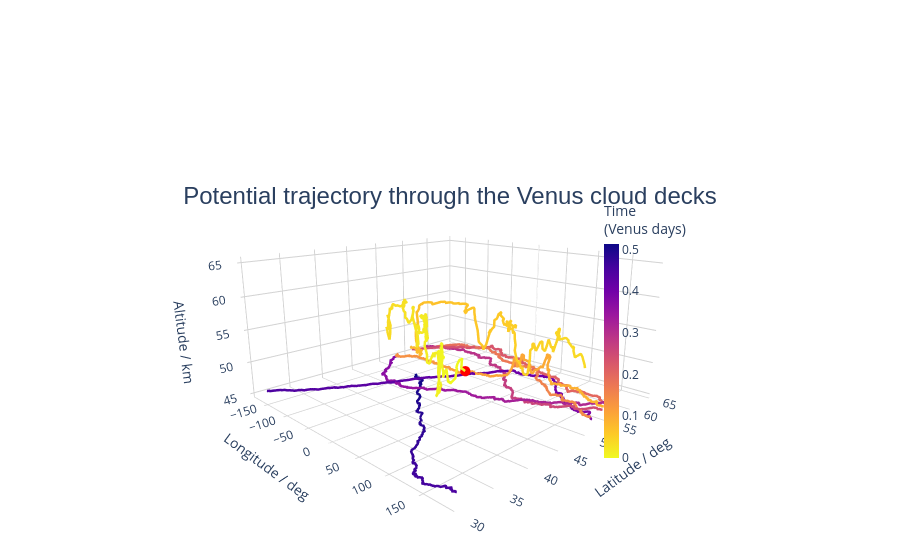

Notebook code cell kept with this figure:
### Code cell
import xarray as xr
from visualisations import traj3d
ds = xr.open_zarr('outputs/Test.zarr')
traj3d(ds, 3)

### Figure 1 — Plotly figure (JSON) as saved in the notebook; plotly's stock layout.template omitted (floating-point values rounded to 4 significant figures; data arrays with more than 128 entries replaced by an {"elided": "..."} marker saying what was removed)
{"data": [{"hoverinfo": "skip", "line": {"color": {"elided": "2888 float values"}, "colorbar": {"len": 0.6, "thickness": 15, "tickfont": {"size": 12}, "title": {"text": "Time<br>(Venus days)"}, "x": 0.66}, "colorscale": [[0, "#f0f921"], [0.1111, "#fdca26"], [0.2222, "#fb9f3a"], [0.3333, "#ed7953"], [0.4444, "#d8576b"], [0.5556, "#bd3786"], [0.6667, "#9c179e"], [0.7778, "#7201a8"], [0.8889, "#46039f"], [1, "#0d0887"]], "showscale": true, "width": 5}, "mode": "lines", "name": "Trajectory -4", "type": "scatter3d", "x": {"elided": "2888 float values"}, "y": {"elided": "2888 float values"}, "z": {"elided": "2888 float values"}}, {"hoverinfo": "skip", "marker": {"color": "red", "size": 6, "symbol": "circle"}, "mode": "markers", "showlegend": false, "type": "scatter3d", "x": [90], "y": [41.25], "z": [53]}], "layout": {"margin": {"b": 0, "l": 0, "r": 0, "t": 100}, "paper_bgcolor": "white", "plot_bgcolor": "white", "scene": {"aspectmode": "manual", "aspectratio": {"x": 1, "y": 1, "z": 0.5}, "bgcolor": "white", "camera": {"center": {"x": 0, "y": 0, "z": 0}, "eye": {"x": 1.3, "y": -1.3, "z": 0.5}, "up": {"x": 0, "y": 0, "z": 1}}, "xaxis": {"backgroundcolor": "white", "gridcolor": "lightgrey", "title": {"text": "Longitude / deg"}}, "yaxis": {"backgroundcolor": "white", "gridcolor": "lightgrey", "title": {"text": "Latitude / deg"}}, "zaxis": {"backgroundcolor": "white", "gridcolor": "lightgrey", "range": [44.32, 65.84], "title": {"text": "Altitude / km"}}}, "showlegend": false, "title": {"font": {"family": "Arial", "size": 24}, "text": "Potential trajectory through the Venus cloud decks", "x": 0.5, "y": 0.65}}}
